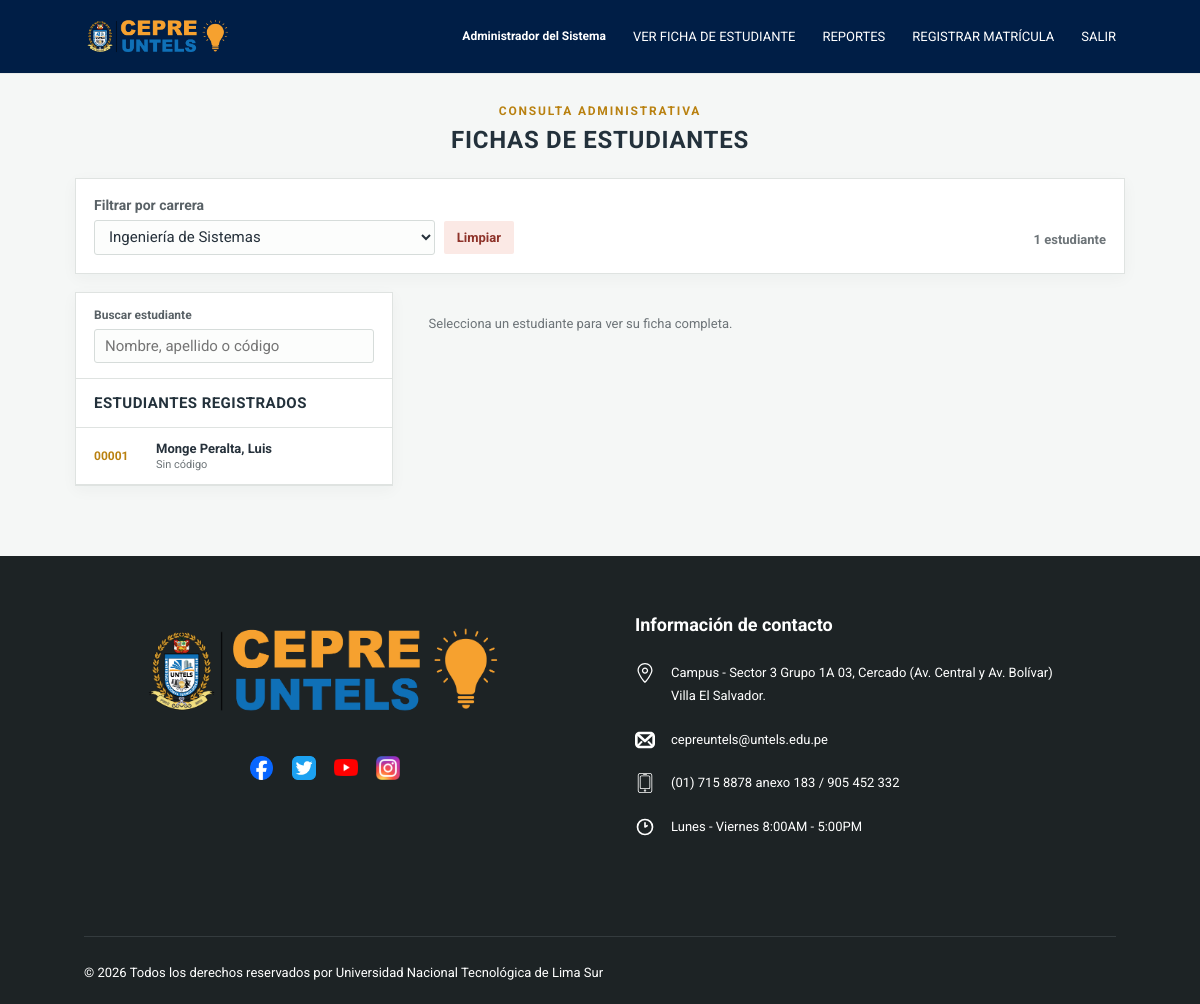
Page /public/fichas.php?carrera_id=11 (signed in) on the committed database.
### tables this page shows
CREATE TABLE `matriculas` (
  `id` bigint(20) UNSIGNED NOT NULL,
  `numero` varchar(30) NOT NULL,
  `estudiante_id` int(11) NOT NULL,
  `periodo_id` smallint(5) UNSIGNED NOT NULL,
  `condicion_id` tinyint(3) UNSIGNED NOT NULL,
  `turno_id` tinyint(3) UNSIGNED NOT NULL,
  `modalidad_clase_id` tinyint(3) UNSIGNED NOT NULL,
  `carrera_id` int(11) NOT NULL,
  `estado` enum('BORRADOR','PENDIENTE','OBSERVADA','CONFIRMADA','ANULADA') NOT NULL DEFAULT 'BORRADOR',
  `fecha_registro` datetime NOT NULL DEFAULT current_timestamp(),
  `observaciones` varchar(500) DEFAULT NULL
);

CREATE TABLE `estudiantes` (
  `id_estudiante` int(11) NOT NULL,
  `numero_matricula` varchar(10) NOT NULL,
  `codigo_estudiante` varchar(20) DEFAULT NULL,
  `apellido_paterno` varchar(50) NOT NULL,
  `apellido_materno` varchar(50) NOT NULL,
  `nombres` varchar(100) NOT NULL,
  `tipo_documento` enum('DNI','CE','PASAPORTE') DEFAULT 'DNI',
  `numero_documento` varchar(20) NOT NULL,
  `sexo` enum('MASCULINO','FEMENINO') NOT NULL,
  `fecha_nacimiento` date NOT NULL,
  `email` varchar(100) NOT NULL,
  `telefono_casa` varchar(15) DEFAULT NULL,
  `telefono_celular` varchar(15) NOT NULL,
  `departamento_actual` varchar(50) DEFAULT NULL,
  `provincia_actual` varchar(50) DEFAULT NULL,
  `distrito_actual` varchar(50) DEFAULT NULL,
  `direccion_actual` text DEFAULT NULL,
  `pais_nacimiento` varchar(50) DEFAULT NULL,
  `departamento_nacimiento` varchar(50) DEFAULT NULL,
  `provincia_nacimiento` varchar(50) DEFAULT NULL,
  `distrito_nacimiento` varchar(50) DEFAULT NULL,
  `anio_concluye_secundaria` year(4) DEFAULT NULL,
  `institucion_educativa` varchar(100) DEFAULT NULL,
  `preparacion_anterior` varchar(50) DEFAULT NULL,
  `mencion` varchar(100) DEFAULT NULL,
  `carrera_postula` varchar(100) NOT NULL,
  `tiene_enfermedad` tinyint(1) DEFAULT 0,
  `tratamiento` text DEFAULT NULL,
  `nombre_apoderado` varchar(100) DEFAULT NULL,
  `telefono_apoderado` varchar(15) DEFAULT NULL,
  `como_se_entero` varchar(100) DEFAULT NULL,
  `modalidad` enum('REGULAR','INTENSIVO','SEMIPRESENCIAL') DEFAULT 'REGULAR',
  `condicion` enum('ORDINARIO','EXTRAORDINARIO') DEFAULT 'ORDINARIO',
  `turno` enum('MANANA','TARDE','NOCHE') NOT NULL,
  `estado` enum('ACTIVO','INACTIVO','RETIRADO') DEFAULT 'ACTIVO',
  `fecha_registro` timestamp NOT NULL DEFAULT current_timestamp(),
  `fecha_actualizacion` timestamp NOT NULL DEFAULT current_timestamp() ON UPDATE current_timestamp()
);

### public/fichas.php (the view, shortened to what the rows shown need)
<?php
require_once __DIR__ . '/../app/models/MatriculaModel.php';
$model = new MatriculaModel();
$carreraId = filter_var($_GET['carrera_id'] ?? null, FILTER_VALIDATE_INT, ['options' => ['min_range' => 1]]);
$matriculaId = filter_var($_GET['matricula_id'] ?? null, FILTER_VALIDATE_INT, ['options' => ['min_range' => 1]]);
$carreraSeleccionada = $carreraId !== false && $carreraId !== null;
$estudiantes = $carreraSeleccionada ? $model->listarEstudiantes($carreraId) : [];
$ficha = $matriculaId === false || $matriculaId === null ? null : $model->fichaEstudiante($matriculaId);
?>
<!DOCTYPE html>
<html lang="es">
<head>
    <link rel="stylesheet" href="/cepre_untels/public/css/app.css?v=20260909">
</head>
<body>
    <main class="page-shell">
        <div class="page-heading">
            <h1>FICHAS DE ESTUDIANTES</h1>
        </div>
        <?php if (!$carreraSeleccionada): ?>
            <p class="selection-hint selection-hint--initial">Selecciona un estudiante para ver su ficha completa.</p>
        <?php else: ?>
        <section class="ficha-layout">
            <div class="panel student-list">
                <h2 class="panel-title">Estudiantes registrados</h2>
                <?php if (!$estudiantes): ?>
                    <p class="empty-state">No hay estudiantes registrados para este filtro.</p>
                <?php else: ?>
                    <div class="student-list__items">
                        <?php foreach ($estudiantes as $estudiante): ?>
                            <a class="student-row <?= $ficha !== null && (int) $ficha['matricula_id'] === (int) $estudiante['matricula_id'] ? 'student-row--active' : '' ?>" href="?carrera_id=<?= (int) ($carreraId ?? 0) ?>&matricula_id=<?= (int) $estudiante['matricula_id'] ?>">
                                <span class="student-row__number"><?= htmlspecialchars($estudiante['numero'], ENT_QUOTES, 'UTF-8') ?></span>
                                <span class="student-row__name"><?= htmlspecialchars(trim($estudiante['apellido_paterno'] . ' ' . $estudiante['apellido_materno'] . ', ' . $estudiante['nombres']), ENT_QUOTES, 'UTF-8') ?></span>
                                <small><?= htmlspecialchars((string) ($estudiante['codigo_estudiante'] ?? 'Sin código'), ENT_QUOTES, 'UTF-8') ?></small>
                            </a>
                        <?php endforeach; ?>
                    </div>
                <?php endif; ?>
            </div>
        </section>
        <?php endif; ?>
    </main>
    <?php require __DIR__ . '/../app/views/partials/site-footer.php'; ?>
</body>
</html>

### rows in the picture
matriculas: numero "00001", estudiante.nombres "Monge Peralta, Luis", estudiante.codigo_estudiante "Sin código"

### other values in the picture
currentUser()['nombre'] "Administrador del Sistema"
count($estudiantes) "1"
form field carrera_id "Ingeniería de Sistemas"
